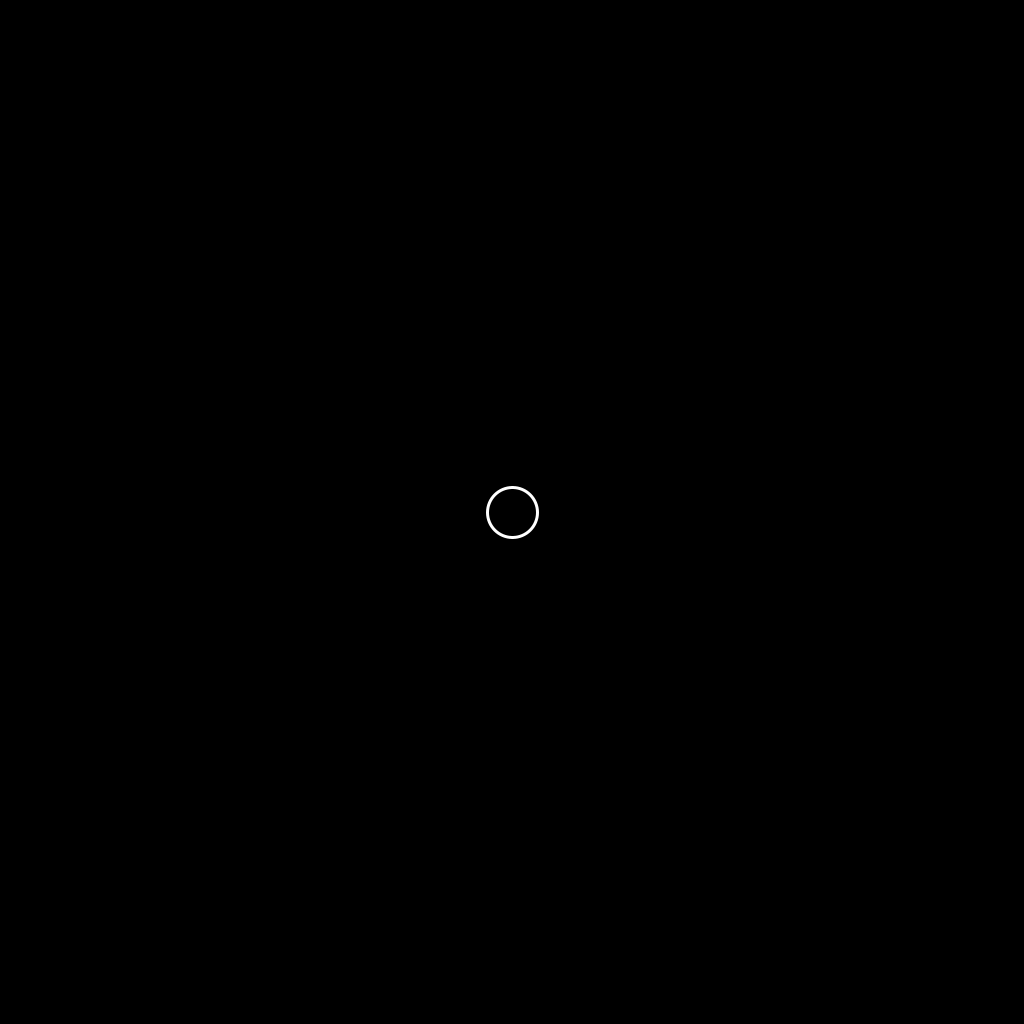
Frame 1 (no input)
Frame 60 (the mouse pressed at the canvas centre just before this capture): identical to frame 1, image omitted
Frame 120 (the mouse held since frame 60 and released just before this capture): identical to frame 1, image omitted

The Processing sketch that drew this single still picture (run headless with seeded random() and noise(); from frame 60 on, the mouse is pressed at the canvas centre):

// Processing sketch: Lesson
// ── Lesson.pde
//Input and collision

PVector position;
float speed = 5;

void setup()
{
	size(1024, 1024);
	position = new PVector(width/2, height/2);
	ellipseMode(CENTER);
}

void draw()
{
	background(0);
	strokeWeight(3);
	stroke(255);
	fill(0);

	float xMovement = getAxisRaw("Horizontal") * speed;
	float yMovement = getAxisRaw("Vertical") * speed;

	position.x += xMovement;
	position.y += yMovement;

	ellipse(position.x, position.y, 50, 50);
}





// ── Input.pde
boolean moveLeft;
boolean moveRight;
boolean moveUp;
boolean moveDown;

void keyPressed()
{

	println(keyCode);

	//keyCodes

	if(key == CODED)
	{
		if(keyCode == RIGHT)
		{
			moveRight = true;
		}
		else if(keyCode == LEFT)
		{
			moveLeft = true;
		}
		if(keyCode == UP)
		{
			moveUp = true;
		}
		else if(keyCode == DOWN)
		{
			moveDown = true;
		}
	}

	//letters

	if(key == 'd')
	{
		moveRight = true;
	}
	else if(key == 'a')
	{
		moveLeft = true;
	}
	if(key == 'w')
	{
		moveUp = true;
	}
	if(key == 's')
	{
		moveDown = true;
	}
}

void keyReleased()
{
	
	//keyCodes

	if(key == CODED)
	{
		if(keyCode == RIGHT)
		{
			moveRight = false;
		}
		else if(keyCode == LEFT)
		{
			moveLeft = false;
		}
		if(keyCode == UP)
		{
			moveUp = false;
		}
		else if(keyCode == DOWN)
		{
			moveDown = false;
		}
	}

	//letters

	if(key == 'd')
	{
		moveRight = false;
	}
	else if(key == 'a')
	{
		moveLeft = false;
	}	
	if(key == 'w')
	{
		moveUp = false;
	}
	if(key == 's')
	{
		moveDown = false;
	}
}

float getAxisRaw(String axis)
{
	if(axis == "Horizontal")
	{
		if(moveLeft)
		{
			return -1;
		}
		if(moveRight)
		{
			return 1;
		}
	}

	if(axis == "Vertical")
	{
		if(moveUp)
		{
			return -1;
		}
		if(moveDown)
		{
			return 1;
		}		
	}

	return 0;
}
